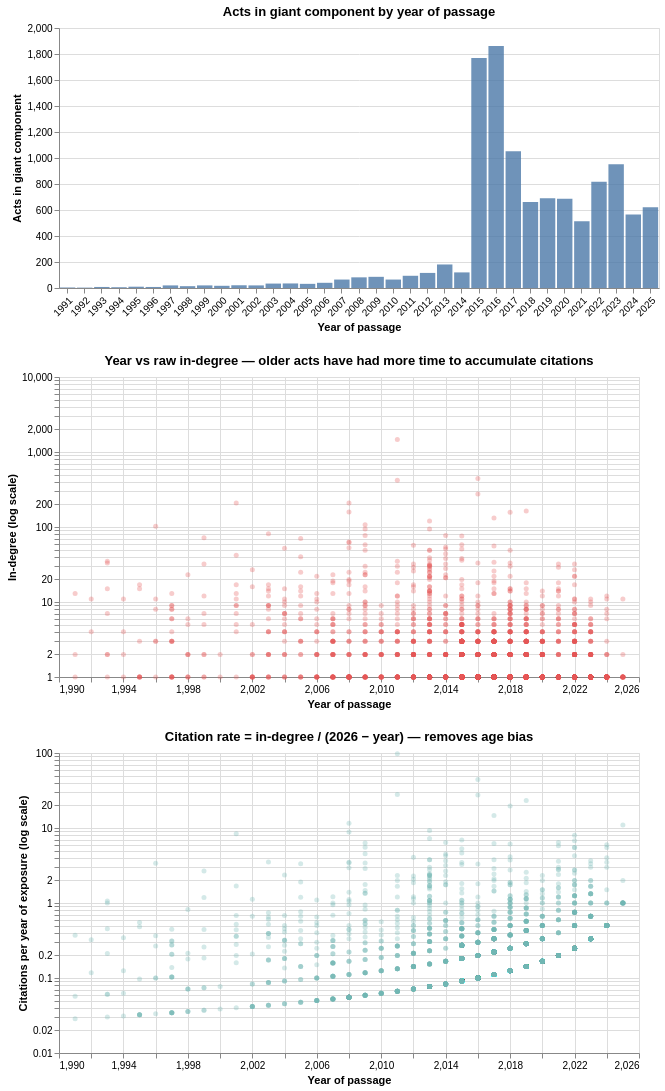

Notebook source saved alongside this figure:
### Markdown cell above
#### Interpreting the institution delegation graph

**The structure is a near-perfect star with Sabor at the centre.** Of 7,230 annotated based_on citations, Hrvatski sabor receives 6,795 (94.0 %). The top 20 cross-institution delegation edges are all of the form “X → Hrvatski sabor”. No other institution is a structural authority at the institution level.

**Three distinct institutional roles emerge from the data:**

| Role | Institutions | Signature |
|---|---|---|
| **Constitutional anchor** | Hrvatski sabor | Receives 94 % of all citations; betweenness = 0 (no need to be a bridge when everything points to you) |
| **Pure implementers** | HANFA, HNB, Min. financija, Drž. odvjetničko vijeće, Min. gosp. i održivog razvoja | 99–100 % of outgoing citations go to Sabor; near-zero self-citation; completely Sabor-dependent |
| **Semi-autonomous** | HZZO (51 % self-cite), Predsjednik RH (34 % self-cite), HGK (32 % self-cite) | These institutions regularly cite their own prior acts as legal basis, indicating a degree of independent regulatory continuity |

**Vlada RH sends 3,145 citations to Sabor** (43.5 % of all based_on edges in the entire dataset) while retaining only 5 % self-citation. It is the largest single hub in the delegation star, consistent with its role as the primary executive implementation body.

**Betweenness is near zero for all institutions.** In a star topology there are no bottleneck bridges — every institution connects directly to Sabor. This makes the delegation structure resilient to removing any single non-Sabor institution but extremely fragile to any change in the Sabor-act corpus.

### Code cell
# ── Temporal analysis ─────────────────────────────────────────────────────────
# Three complementary views of the temporal structure:
# 1. Year histogram — coverage of the giant component across time.
# 2. Year vs raw in-degree — shows the age-citation trend (older acts have had
#    more time to accumulate citations, so a correlation is expected and is not
#    itself informative).
# 3. Year vs citation rate (in-degree / years of exposure) — removes the age bias.
#    Acts that remain above the age-normalised trend are cited more than their age
#    alone explains; those are the genuinely foundational laws, not merely the old ones.

_CURRENT_YEAR = 2026

_temporal_rows = []
for _n, _d in G_acts_giant_di.nodes(data=True):
    _yr = _d.get("year")
    if _yr is None:
        continue
    try:
        _yr = int(float(_yr))
    except (TypeError, ValueError):
        continue
    if not (1945 <= _yr <= 2030):
        continue
    _id = G_acts_giant_di.in_degree(_n)
    _temporal_rows.append({
        "node":      _n,
        "year":      _yr,
        "in_degree": _id,
        "pr_full":   _pr_full.get(_n, 0.0),
        "doc_type":  _d.get("document_type", "OTHER"),
    })
_tdf = pd.DataFrame(_temporal_rows)

_tdf["years_of_exposure"] = (_CURRENT_YEAR - _tdf["year"]).clip(lower=1)
_tdf["citations_per_year"] = _tdf["in_degree"] / _tdf["years_of_exposure"]

# ── Chart 1: act count by year ────────────────────────────────────────────
_year_counts = _tdf.groupby("year").size().reset_index(name="acts")
_hist = (
    alt.Chart(_year_counts)
    .mark_bar(color="#4c78a8", opacity=0.8)
    .encode(
        x=alt.X("year:O", title="Year of passage",
                axis=alt.Axis(labelAngle=-45, tickCount=20)),
        y=alt.Y("acts:Q", title="Acts in giant component"),
        tooltip=["year", "acts"],
    )
    .properties(
        title="Acts in giant component by year of passage",
        width=600, height=260,
    )
)

# ── Chart 2: year vs raw in-degree ────────────────────────────────────────
_scatter_t = (
    alt.Chart(_tdf[_tdf["in_degree"] > 0])
    .mark_point(size=25, opacity=0.30, filled=True, color="#e45756")
    .encode(
        x=alt.X("year:Q", title="Year of passage",
                scale=alt.Scale(domain=[_tdf["year"].min() - 1, _tdf["year"].max() + 1])),
        y=alt.Y("in_degree:Q",
                scale=alt.Scale(type="log"),
                title="In-degree (log scale)"),
        tooltip=["year", "in_degree", "doc_type"],
    )
    .properties(
        title="Year vs raw in-degree — older acts have had more time to accumulate citations",
        width=580, height=300,
    )
)

# ── Chart 3: year vs citation rate (age-normalised) ───────────────────────
# Acts above the general trend here are cited more than their age alone predicts —
# these are the structurally foundational laws, independent of when they were passed.
_scatter_rate = (
    alt.Chart(_tdf[_tdf["in_degree"] > 0])
    .mark_point(size=25, opacity=0.30, filled=True, color="#72b7b2")
    .encode(
        x=alt.X("year:Q", title="Year of passage",
                scale=alt.Scale(domain=[_tdf["year"].min() - 1, _tdf["year"].max() + 1])),
        y=alt.Y("citations_per_year:Q",
                scale=alt.Scale(type="log"),
                title="Citations per year of exposure (log scale)"),
        tooltip=["year", "in_degree", "citations_per_year", "doc_type"],
    )
    .properties(
        title=f"Citation rate = in-degree / ({_CURRENT_YEAR} − year) — removes age bias",
        width=580, height=300,
    )
)

display(_hist & _scatter_t & _scatter_rate)

# ── Top 10 by raw in-degree ───────────────────────────────────────────────
_top_cited = (
    pd.DataFrame([
        {
            "Title":          (G_acts_giant_di.nodes[_n].get("title") or _n)[:65],
            "Year":           G_acts_giant_di.nodes[_n].get("year"),
            "Type":           G_acts_giant_di.nodes[_n].get("document_type"),
            "In-degree":      G_acts_giant_di.in_degree(_n),
            "Citations/yr":   round(G_acts_giant_di.in_degree(_n) /
                                    max(_CURRENT_YEAR - int(float(G_acts_giant_di.nodes[_n].get("year") or _CURRENT_YEAR)), 1), 2),
        }
        for _n in G_acts_giant_di.nodes()
        if G_acts_giant_di.nodes[_n].get("year") is not None
    ])
    .sort_values("In-degree", ascending=False)
    .head(10)
    .reset_index(drop=True)
)

display(Markdown("**Top 10 most-cited acts (raw in-degree)**"))
display(_top_cited)

# ── Top 10 by citation rate ───────────────────────────────────────────────
# If the same laws appear here as in the raw in-degree ranking, their authority
# is structural, not merely a function of age. New entries reveal acts that have
# accumulated citations unusually fast relative to how long they have existed.
_rate_rows = []
for _n, _d in G_acts_giant_di.nodes(data=True):
    _yr = _d.get("year")
    if _yr is None:
        continue
    try:
        _yr = int(float(_yr))
    except (TypeError, ValueError):
        continue
    if not (1945 <= _yr <= 2030):
        continue
    _id = G_acts_giant_di.in_degree(_n)
    if _id == 0:
        continue
    _rate_rows.append({
        "Title":        (_d.get("title") or _n)[:65],
        "Year":         _yr,
        "Type":         _d.get("document_type"),
        "In-degree":    _id,
        "Citations/yr": round(_id / max(_CURRENT_YEAR - _yr, 1), 2),
    })
_top_rate = (
    pd.DataFrame(_rate_rows)
    .sort_values("Citations/yr", ascending=False)
    .head(10)
    .reset_index(drop=True)
)

display(Markdown(
    "**Top 10 acts by citation rate (in-degree / years of exposure)** — "
    "foundational acts that attract citations faster than their age alone explains"
))
display(_top_rate)

### Figure 1 — Vega-Lite specification as saved in the notebook (floating-point values rounded to 4 significant figures; data arrays with more than 128 entries replaced by an {"elided": "..."} marker saying what was removed)
{"config": {"view": {"continuousWidth": 300, "continuousHeight": 300}}, "vconcat": [{"data": {"name": "data-1a27fdfaae435a44596092838cd0e447"}, "mark": {"type": "bar", "color": "#4c78a8", "opacity": 0.8}, "encoding": {"tooltip": [{"field": "year", "type": "quantitative"}, {"field": "acts", "type": "quantitative"}], "x": {"axis": {"labelAngle": -45, "tickCount": 20}, "field": "year", "title": "Year of passage", "type": "ordinal"}, "y": {"field": "acts", "title": "Acts in giant component", "type": "quantitative"}}, "height": 260, "title": "Acts in giant component by year of passage", "width": 600}, {"data": {"name": "data-15c6306910dd1be4e9cc2af0f71dc6ac"}, "mark": {"type": "point", "color": "#e45756", "filled": true, "opacity": 0.3, "size": 25}, "encoding": {"tooltip": [{"field": "year", "type": "quantitative"}, {"field": "in_degree", "type": "quantitative"}, {"field": "doc_type", "type": "nominal"}], "x": {"field": "year", "scale": {"domain": [1990.0, 2026.0]}, "title": "Year of passage", "type": "quantitative"}, "y": {"field": "in_degree", "scale": {"type": "log"}, "title": "In-degree (log scale)", "type": "quantitative"}}, "height": 300, "title": "Year vs raw in-degree — older acts have had more time to accumulate citations", "width": 580}, {"data": {"name": "data-15c6306910dd1be4e9cc2af0f71dc6ac"}, "mark": {"type": "point", "color": "#72b7b2", "filled": true, "opacity": 0.3, "size": 25}, "encoding": {"tooltip": [{"field": "year", "type": "quantitative"}, {"field": "in_degree", "type": "quantitative"}, {"field": "citations_per_year", "type": "quantitative"}, {"field": "doc_type", "type": "nominal"}], "x": {"field": "year", "scale": {"domain": [1990.0, 2026.0]}, "title": "Year of passage", "type": "quantitative"}, "y": {"field": "citations_per_year", "scale": {"type": "log"}, "title": "Citations per year of exposure (log scale)", "type": "quantitative"}}, "height": 300, "title": "Citation rate = in-degree / (2026 − year) — removes age bias", "width": 580}], "$schema": "https://vega.github.io/schema/vega-lite/v6.4.1.json", "datasets": {"data-1a27fdfaae435a44596092838cd0e447": [{"year": 1991, "acts": 4}, {"year": 1992, "acts": 3}, {"year": 1993, "acts": 8}, {"year": 1994, "acts": 6}, {"year": 1995, "acts": 10}, {"year": 1996, "acts": 8}, {"year": 1997, "acts": 20}, {"year": 1998, "acts": 14}, {"year": 1999, "acts": 20}, {"year": 2000, "acts": 17}, {"year": 2001, "acts": 21}, {"year": 2002, "acts": 20}, {"year": 2003, "acts": 34}, {"year": 2004, "acts": 35}, {"year": 2005, "acts": 32}, {"year": 2006, "acts": 40}, {"year": 2007, "acts": 65}, {"year": 2008, "acts": 82}, {"year": 2009, "acts": 86}, {"year": 2010, "acts": 65}, {"year": 2011, "acts": 94}, {"year": 2012, "acts": 116}, {"year": 2013, "acts": 181}, {"year": 2014, "acts": 120}, {"year": 2015, "acts": 1769}, {"year": 2016, "acts": 1861}, {"year": 2017, "acts": 1052}, {"year": 2018, "acts": 661}, {"year": 2019, "acts": 690}, {"year": 2020, "acts": 686}, {"year": 2021, "acts": 513}, {"year": 2022, "acts": 817}, {"year": 2023, "acts": 952}, {"year": 2024, "acts": 565}, {"year": 2025, "acts": 622}], "data-15c6306910dd1be4e9cc2af0f71dc6ac": {"elided": "2505 records"}}}
